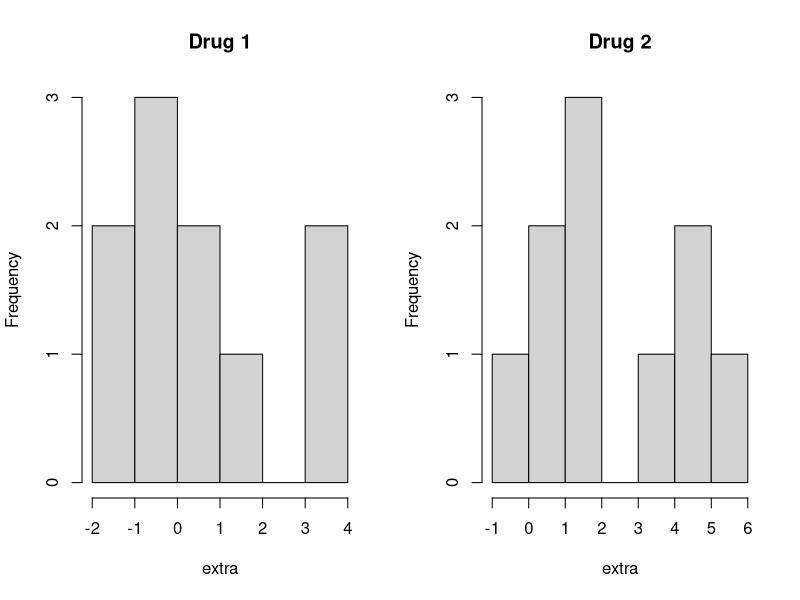

Reproduce this figure in R.
## ---- chunk 1
par(mfrow=c(1, 2))
hist(sleep[sleep$group == 1, "extra"], 
     xlab="extra", ylab="Frequency", main="Drug 1")
hist(sleep[sleep$group == 2, "extra"], 
     xlab="extra", ylab="Frequency", main="Drug 2")
## ---- chunk 2
summary(sleep[sleep$group == 1, "extra"])
summary(sleep[sleep$group == 2, "extra"])
## ---- chunk 3
v1 <- var(sleep[sleep$group==1, "extra"])
v2 <- var(sleep[sleep$group==2, "extra"])
cat(paste("Variance of group 1:", v1, "\n"))
cat(paste("Variance of group 2:", v2, "\n"))
cat(paste("The ratio of variances is: ", v1/v2, "\n"))
## ---- chunk 4
dfs <- tapply(sleep$extra, sleep$group, length)
# Multiplication by 2 is necessary for a 2-way test. We are checking for the
# ratio greater than 1 and less than 1.
p.ratio <- pf(v1/v2, df1 = dfs[1], df2=dfs[2]) * 2
cat(paste("The probability of getting the ratio", round(v1/v2, 4), "is", 
          round(p.ratio, 4), "\n"))
## ---- chunk 5
var.test(sleep[sleep$group == 1, "extra"], sleep[sleep$group == 2, "extra"])
